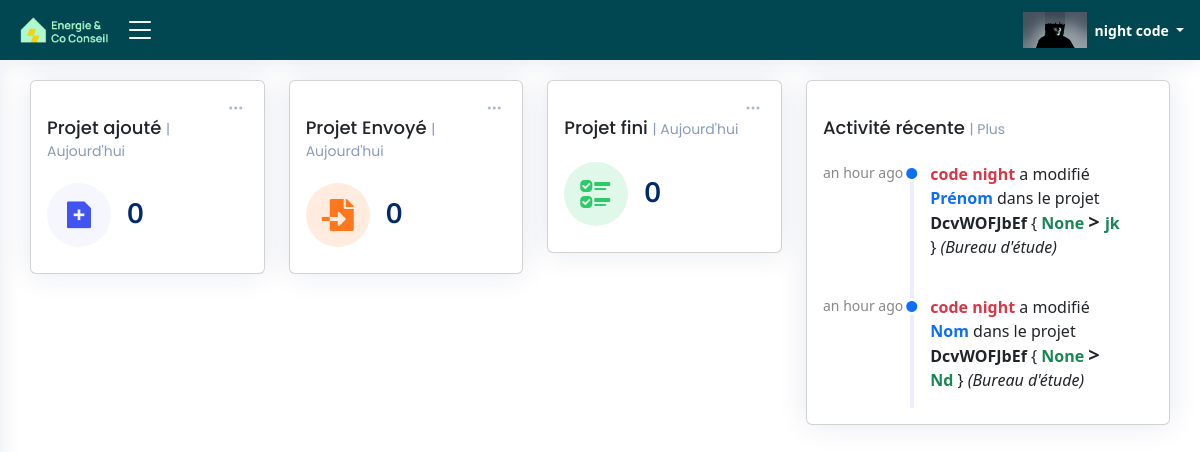
The app's page /be_home_page/ (signed in), older data.
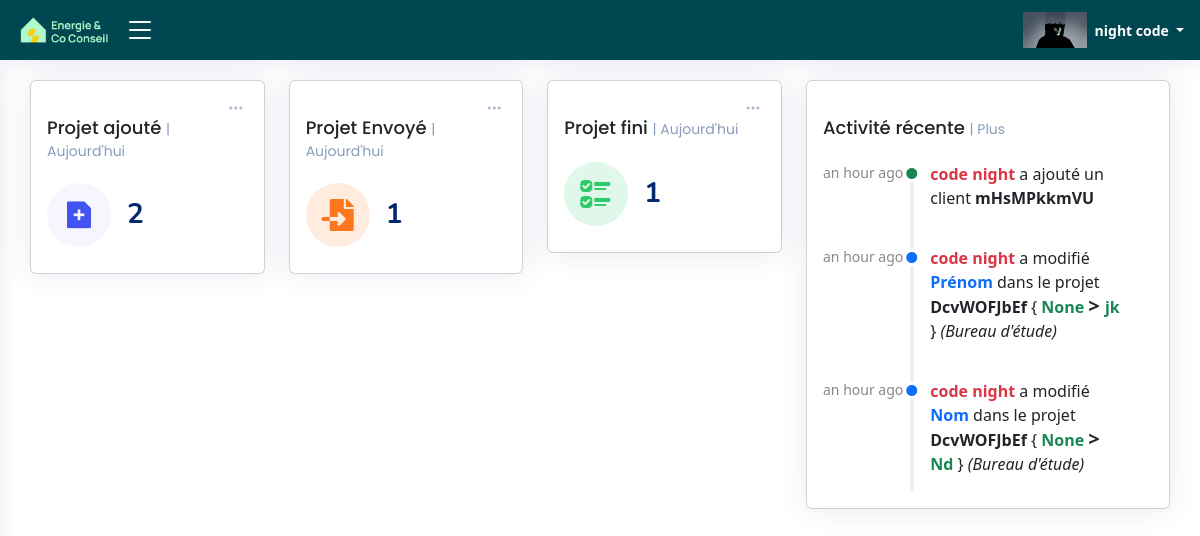
The same page, newer data.
### ERapp/models.py (models this page shows, shortened)
class Activities_be(models.Model):
    Activity_id = models.CharField(max_length=255,blank=True)
    Activity_user = models.CharField(max_length=255,blank=True)
    Activity_user_email = models.CharField(max_length=255,blank=True)
    Activity_table = models.CharField(max_length=255,blank=True)
    Activity_date = models.DateTimeField(default=timezone.now)
    Activity_project_id = models.CharField(max_length=255,blank=True)
    Activity_name = models.CharField(max_length=255,blank=True)
    Activity_before = models.CharField(max_length=255,blank=True)
    Activity_after = models.CharField(max_length=255,blank=True)
    Activity_add = models.BooleanField(default=False)
    Activity_add_2 = models.BooleanField(default=False)
    Activity_edit = models.BooleanField(default=False)
    Activity_delete = models.BooleanField(default=False)
    Activity_add_client = models.BooleanField(default=False)
    Activity_be = models.BooleanField(default=False)

### ERapp/views.py (the view)
@login_required
def BE_home_page(request):
    data = TableData001.objects.all()
    activities_audit = Activities_be.objects.order_by("-Activity_date")[:6]
    today = timezone.now()
    first_day_of_year = date(today.year, 1, 1)
    first_day_of_month = date(today.year, today.month, 1)
    client_count_added_today = TableData001.objects.filter(creation_time__date=today).count()
    client_count_added_month = TableData001.objects.filter(creation_time__range=(first_day_of_month, timezone.now())).count()
    client_count_added_year= TableData001.objects.filter(creation_time__range=(first_day_of_year, timezone.now())).count()
    client_count_envoye_today = TableData001.objects.filter(Envoye_time__date=today).count()
    client_count_envoye_month = TableData001.objects.filter(Envoye_time__range=(first_day_of_month, timezone.now())).count()
    client_count_envoye_year= TableData001.objects.filter(Envoye_time__range=(first_day_of_year, timezone.now())).count()
    client_count_fini_today = TableData001.objects.filter(fini_time__date=today).count()
    client_count_fini_month = TableData001.objects.filter(fini_time__range=(first_day_of_month, timezone.now())).count()
    client_count_fini_year= TableData001.objects.filter(fini_time__range=(first_day_of_year, timezone.now())).count()
    return render(request, 'html/BE_home_page.html', {'data':data,
                                                        'activities_audit':activities_audit,
                                                        'client_count_added_today':client_count_added_today,
                                                        'client_count_added_month':client_count_added_month,
                                                        'client_count_added_year':client_count_added_year,
                                                        'client_count_envoye_today':client_count_envoye_today,
                                                        'client_count_envoye_month':client_count_envoye_month,
                                                        'client_count_envoye_year':client_count_envoye_year,
                                                        'client_count_fini_today':client_count_fini_today,
                                                        'client_count_fini_month':client_count_fini_month,
                                                        'client_count_fini_year':client_count_fini_year})

### ERapp/templates/html/BE_home_page.html (shortened to what the changed rows need)
{% load static %}
{% load l10n %}
{% load humanize %}
<!DOCTYPE html>
<html lang="fr">
<head>
  <link rel="stylesheet" href="https://cdnjs.cloudflare.com/ajax/libs/font-awesome/5.15.3/css/all.min.css">
  <link href="{% static 'css/style.css' %}" rel="stylesheet" type="text/css">
  <link href="{% static 'vendor/bootstrap/css/bootstrap.min.css' %}" rel="stylesheet">
  <link href="{% static 'vendor/bootstrap-icons/bootstrap-icons.css' %}" rel="stylesheet">
  <link href="{% static 'vendor/boxicons/css/boxicons.min.css' %}" rel="stylesheet">
  <link href="{% static 'vendor/quill/quill.snow.css' %}" rel="stylesheet">
  <link href="{% static 'vendor/quill/quill.bubble.css' %}" rel="stylesheet">
  <link href="{% static 'vendor/remixicon/remixicon.css' %}" rel="stylesheet">
  <link href="{% static 'vendor/simple-datatables/style.css' %}" rel="stylesheet">
</head>
<body onload="load()">
  {% if user.is_authenticated  and "ai" in user.role %}
  <header id="header" class="header fixed-top d-flex align-items-center">
    <div class="d-flex align-items-center justify-content-between logo_with_button" >
      <a href="{% url 'main_page' %}"  class="logo d-flex align-items-center">
        <img src="{% static 'image\logo.png' %}" alt="" >
      </a>
      <i class="bi bi-list toggle-sidebar-btn " id="click_side_bar"></i>
    </div>
    <nav class="header-nav ms-auto">
      <ul class="d-flex align-items-center">
        <li class="nav-item dropdown pe-3">
          <a class="nav-link nav-profile d-flex align-items-center pe-0" href="#" data-bs-toggle="dropdown">
            <img src="{{ user.profile_pic.url }}"  alt="Image">
            <span class="d-none d-md-block dropdown-toggle ps-2">{{ user.first_name }} {{ user.last_name }} </span>
          </a>
        </li>
      </ul>
    </nav>
  </header>
  <main id="main" class="main">
    <section class="section dashboard">
        <div class="row">
          <div class="col-lg-8">
            <div class="row">
              <div class="col-xxl-4 col-md-4">
                <div class="card info-card sales-card">
                    <div class="filter">
                        <a class="icon" href="#" data-bs-toggle="dropdown"><i class="bi bi-three-dots"></i></a>
                      </div>
                  <div class="card-body">
                    <h5 class="card-title" id="client_count_this_title">Projet ajouté <span>| Aujourd'hui</span></h5>
                    <div class="d-flex align-items-center">
                      <div class="card-icon rounded-circle d-flex align-items-center justify-content-center">
                      </div>
                      <div class="ps-3">
                        <h6 id="client_count_this_value">{{client_count_added_today}}</h6>
                      </div>
                    </div>
                  </div>
                </div>
              </div>
              <div class="col-xxl-4 col-md-4">
                <div class="card info-card customers-card">
                    <div class="filter">
                      <a class="icon" href="#" data-bs-toggle="dropdown" aria-expanded="false"><i class="bi bi-three-dots"></i></a>
                    </div>
                    <div class="card-body">
                      <h5 class="card-title" id="client_count_envoye_title">Projet Envoyé <span>| Aujourd'hui</span></h5>
                      <div class="d-flex align-items-center">
                        <div class="card-icon rounded-circle d-flex align-items-center justify-content-center">
                          <i class="fas fa-file-import"></i>
                        </div>
                        <div class="ps-3">
                          <h6 id="client_count_envoye_value">{{client_count_envoye_today}}</h6>
                        </div>
                      </div>
                    </div>
                </div>
              </div>
                <div class="col-xxl-4 col-md-4">
                    <div class="card info-card revenue-card">
                      <div class="filter">
                        <a class="icon" href="#" data-bs-toggle="dropdown"><i class="bi bi-three-dots"></i></a>
                      </div>
                      <div class="card-body">
                        <h5 class="card-title" id="client_count_fini_title">Projet fini <span>| Aujourd'hui</span></h5>
                        <div class="d-flex align-items-center">
                          <div class="card-icon rounded-circle d-flex align-items-center justify-content-center">
                            <i class="bi bi-ui-checks"></i>
                          </div>
                          <div class="ps-3">
                            <h6 id="client_count_fini_value">{{client_count_fini_today}}</h6>
                          </div>
                        </div>
                      </div>
                    </div>
                  </div>
            </div>
          </div>
          <div class="col-lg-4">
            <div class="card">
              <div class="card-body">
                <h5 class="card-title">Activité récente <span>| <a>Plus</a></span></h5>
                <div class="activity">
                  {% for A_AU in activities_audit %}
                    {% if A_AU.Activity_edit %}
                      <div class="activity-item d-flex">
                        <div class="activite-label">{{A_AU.Activity_date|naturaltime}}</div>
                        <i class="bi bi-circle-fill activity-badge text-primary align-self-start"></i>
                        <div class="activity-content">
                          <p class="Activities_audit_p"><b  class="fw-bold text-danger">{{A_AU.Activity_user}}</b> a modifié <b class="fw-bold text-primary">{{A_AU.Activity_name}}</b> dans le projet <b class="fw-bold text-dark">{{A_AU.Activity_project_id}}</b> { <b class="fw-bold text-success ">{{A_AU.Activity_before}}</b> <b class="fw-bold text-dark h5"> &gt </b> <b class="fw-bold text-success ">{{A_AU.Activity_after}}</b> } <i> ({{A_AU.Activity_table}})</i></p>
                        </div>
                      </div>
                    {% endif %}
                    {% if A_AU.Activity_add_client %}
                      <div class="activity-item d-flex">
                        <div class="activite-label">{{A_AU.Activity_date|naturaltime}}</div>
                        <i class="bi bi-circle-fill activity-badge text-success align-self-start"></i>
                        <div class="activity-content">
                          <p class="Activities_audit_p"><b class=" text-danger">{{A_AU.Activity_user}}</b> a ajouté un client  <b class="fw-bold text-dark">{{A_AU.Activity_project_id}}</b></p>
                        </div>
                      </div>
                    {% endif %}
                  {% endfor %}
                </div>
              </div>
            </div>
          </div>
        </div>
    </section>
  </main>
  {% else %}
  <script>
    window.location.href = "{% url 'not_logged_in' %}";
  </script>
  {% endif %}
</body>
</html>

Row changes from the older to the newer data that the page shows:
added Activities_be: Activity_date "an hour ago", Activity_user "code night", Activity_project_id "mHsMPkkmVU"
Text that changed along with them:
{{ client_count_added_today }}: "0" → "2"
{{ client_count_envoye_today }}: "0" → "1"
{{ client_count_fini_today }}: "0" → "1"
